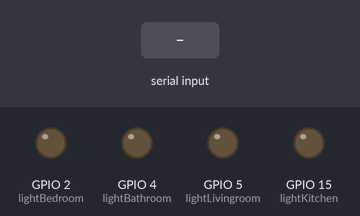
This sketch was run on a simulated ESP32. Shown: output pins drawn as LEDs (lit = HIGH). Inputs (shaded band) come from the test bench. Nothing arrives over Bluetooth unless stated; what the sketch prints to the serial monitor is not drawn.

Above: at 1.2 s.
1.3 s: "1" received over the second serial link
At 1.9 s:
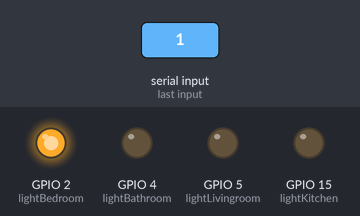
2.8 s: "2" received over the second serial link
At 4.0 s:
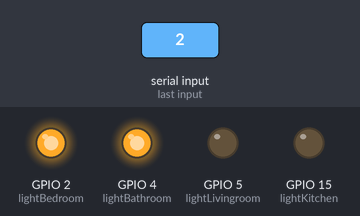
4.3 s: "3" received over the second serial link
At 5.3 s:
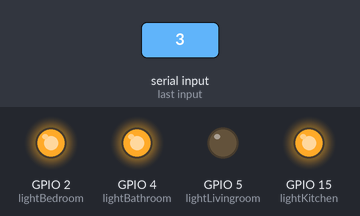
5.8 s: "4" received over the second serial link
At 6.5 s:
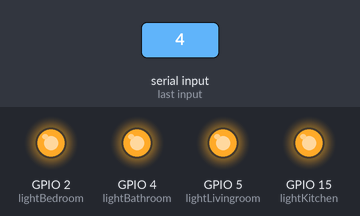
7.3 s: "1" received over the second serial link
At 7.6 s:
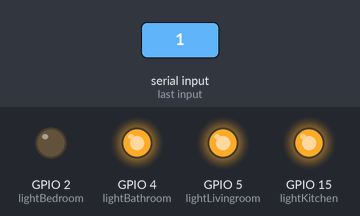
8.8 s: "2" received over the second serial link
At 10.0 s:
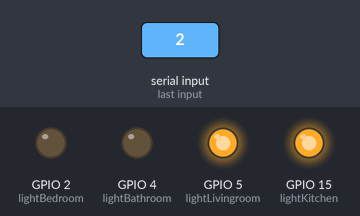
Timing chart, 0 to 11.3 s (numbered marks = the images above; inputs shaded):
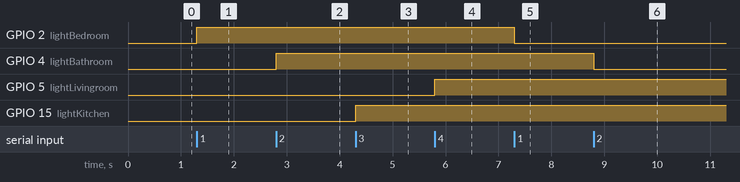

Measured:
- after the input at 1.3 s, GPIO 2 (lightBedroom): LOW → HIGH at once
- after the input at 2.8 s, GPIO 4 (lightBathroom): LOW → HIGH at once
- after the input at 4.3 s, GPIO 15 (lightKitchen): LOW → HIGH at once
- after the input at 5.8 s, GPIO 5 (lightLivingroom): LOW → HIGH at once
- after the input at 7.3 s, GPIO 2 (lightBedroom): HIGH → LOW at once
- after the input at 8.8 s, GPIO 4 (lightBathroom): HIGH → LOW at once

The sketch:

ProjetoBluetooth.ino
```cpp
#include "BluetoothSerial.h"

BluetoothSerial SerialBT;

const int lightBedroom = 2;
const int lightBathroom = 4;
const int lightKitchen = 15;
const int lightLivingroom = 5;
bool Guarda1 = LOW;
bool Guarda2 = LOW;
bool Guarda3 = LOW;
bool Guarda4 = LOW;
int op = 0;

void setup() {
  Serial.begin(115200);
  SerialBT.begin("Controle das luzes"); //Bluetooth device name
  Serial.println("O dispositivo iniciou, já pode parear.");
  pinMode(lightBedroom, OUTPUT);
  pinMode(lightBathroom, OUTPUT);
  pinMode(lightKitchen, OUTPUT);
  pinMode(lightLivingroom, OUTPUT);
}

void loop() {
  WriteWord("Deseja ligar ou desligar a luz de algum comodo?\n");

  WriteWord("1 - Quarto atualmente: ");
  if(Guarda1 == HIGH) WriteWord("Ligado\n");
  else WriteWord("Desligado\n");

  WriteWord("2 - Banheiro atualmente: ");
  if(Guarda2 == HIGH) WriteWord("Ligado\n");
  else WriteWord("Desligado\n");

  WriteWord("3 - Cozinha atualmente: ");
  if(Guarda3 == HIGH) WriteWord("Ligado\n");
  else WriteWord("Desligado\n");

  WriteWord("4 - Salar de Estar atualmente: ");
  if(Guarda4 == HIGH) WriteWord("Ligado\n");
  else WriteWord("Desligado\n");
  LimparBuffer();

  while(SerialBT.available() == 0);

  if (SerialBT.available()) {
    op = SerialBT.read();
    LimparBuffer();
    if(op == '1')
    {
      Guarda1 = !Guarda1;
      digitalWrite(lightBedroom, Guarda1);
      LimparBuffer();
      return;
    }
    if(op == '2')
    {
      Guarda2 = !Guarda2;
      digitalWrite(lightBathroom, Guarda2);
      LimparBuffer();
      return;
    }
    if(op == '3')
    {
      Guarda3 = !Guarda3;
      digitalWrite(lightKitchen, Guarda3);
      LimparBuffer();
      return;
    }
    if(op == '4')
    {
      Guarda4 = !Guarda4;
      digitalWrite(lightLivingroom, Guarda4);
      LimparBuffer();
      return;
    }
    else
    {
      WriteWord("Comando invalido\n");
      LimparBuffer();
      return;
    }
  }
}

void WriteWord(String Word){ // Função para escrever frases
  if(Word.length() > 0){
    for(int i = 0; i < Word.length(); i++){
      SerialBT.write(Word[i]);
    }
  }
}

void LimparBuffer() { // Função para limpar o buffer
  int dados;
  while (SerialBT.available() != 0) {
    dados = SerialBT.read();
  }
}
```
